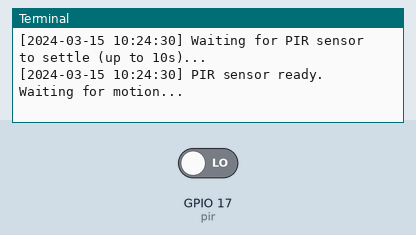
The program below on a simulated Raspberry Pi (BCM pin numbers). On the bench: the last lines printed to the terminal. The test bench sets the inputs (shaded band); at power-on: GPIO 17 (pir) LOW. The clock reads 2024-03-15 10:24:30 at power-on unless the program sets it.

Above: at 1.2 s.
1.3 s: GPIO 17 (pir) driven HIGH
At 2.2 s:
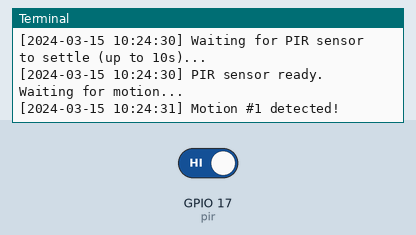
2.8 s: GPIO 17 (pir) driven LOW
At 3.3 s:
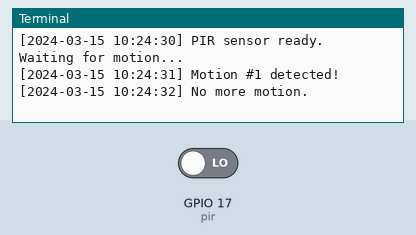
4.3 s: GPIO 17 (pir) driven HIGH
At 5.6 s:
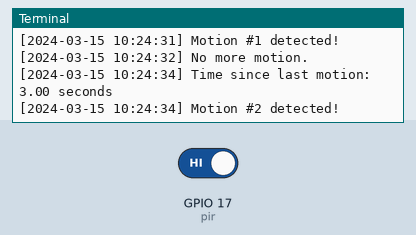

The program:

main.py
```python
import time
import sys
from datetime import datetime
from gpiozero import MotionSensor
from signal import pause

PIR_GPIO_PIN = 17

motion_count = 0
last_motion_time = None

def log(msg):
    timestamp = datetime.now().strftime("[%Y-%m-%d %H:%M:%S]")
    print(f"{timestamp} {msg}")

try:
    log("Initializing PIR sensor...")

    pir = MotionSensor(PIR_GPIO_PIN)

    log(f"Using PIR sensor on GPIO {PIR_GPIO_PIN}")
    log("Waiting for PIR sensor to settle (up to 10s)...")
    pir.wait_for_no_motion(timeout=10)

    log("PIR sensor ready. Waiting for motion...")

    def on_motion():
        global motion_count, last_motion_time
        now = datetime.now()

        if last_motion_time:
            delta = (now - last_motion_time).total_seconds()
            log(f"Time since last motion: {delta:.2f} seconds")
        last_motion_time = now

        motion_count += 1
        log(f"Motion #{motion_count} detected!")

        time.sleep(1)  # debounce

    def on_no_motion():
        log("No more motion.")

    pir.when_motion = on_motion
    pir.when_no_motion = on_no_motion

    pause()

except KeyboardInterrupt:
    log("Exiting program (KeyboardInterrupt).")
    sys.exit(0)

except Exception as e:
    log(f"Error: {e}")
    sys.exit(1)
```

Measured:
- after the input at 1.3 s, the terminal: prints a new line at once (image 1)
- after the input at 2.8 s, the terminal: prints a new line at once (image 2)
- after the input at 4.3 s, the terminal: prints a new line at once (image 3)
